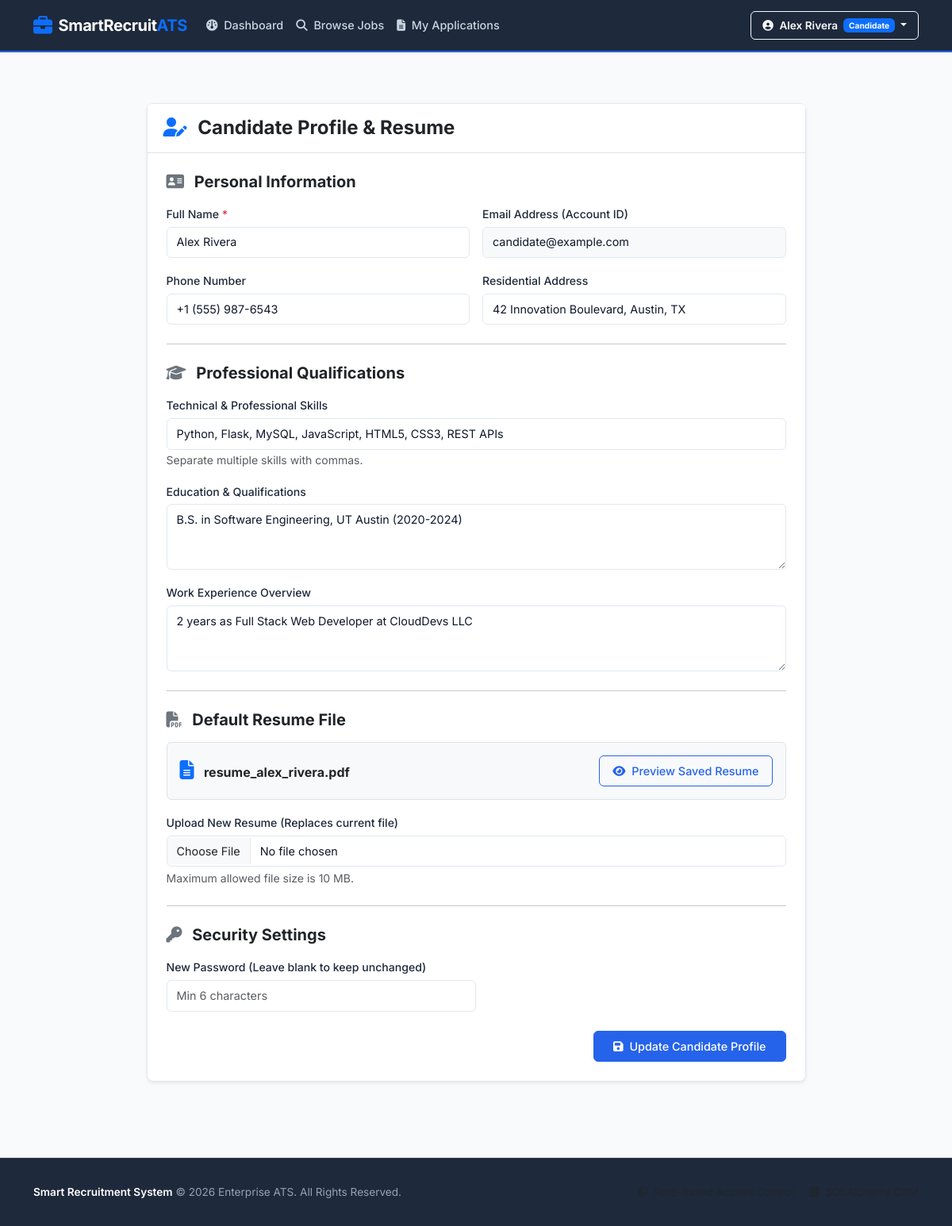
/candidate/profile (signed in), run on the app's committed database.
### models.py (models this page shows, shortened)
class User(UserMixin, db.Model):
    __tablename__ = 'users'
    id = db.Column(db.Integer, primary_key=True)
    full_name = db.Column(db.String(120), nullable=False)
    email = db.Column(db.String(120), unique=True, nullable=False, index=True)
    password_hash = db.Column(db.String(256), nullable=False)
    role = db.Column(db.String(20), nullable=False)  # 'recruiter' or 'candidate'
    company_name = db.Column(db.String(200), nullable=True)
    company_description = db.Column(db.Text, nullable=True)
    company_location = db.Column(db.String(200), nullable=True)
    company_website = db.Column(db.String(300), nullable=True)
    phone = db.Column(db.String(20), nullable=True)
    address = db.Column(db.String(255), nullable=True)
    skills = db.Column(db.Text, nullable=True)
    education = db.Column(db.Text, nullable=True)
    experience = db.Column(db.Text, nullable=True)
    resume_path = db.Column(db.String(255), nullable=True)
    created_at = db.Column(db.DateTime, default=datetime.utcnow)
    posted_jobs = db.relationship('Job', backref='recruiter', lazy=True, cascade="all, delete-orphan")
    applications = db.relationship('Application', backref='candidate', lazy=True, cascade="all, delete-orphan")
    @property
    def is_recruiter(self):
        return self.role == 'recruiter'
    @property
    def is_candidate(self):
        return self.role == 'candidate'

### routes.py (the view, shortened to what this page needs)
@main.route('/candidate/profile', methods=['GET', 'POST'])
@candidate_required
def candidate_profile():
    return render_template('candidate/profile.html')

### app.py (called while the page is built)
def create_app():
    app = Flask(__name__)
    app.config.from_object(Config)
    os.makedirs(app.config['UPLOAD_FOLDER'], exist_ok=True)
    db.init_app(app)
    login_manager = LoginManager()
    login_manager.login_view = 'main.login'
    login_manager.login_message = 'Please log in to access this page.'
    login_manager.login_message_category = 'warning'
    login_manager.init_app(app)
    @login_manager.user_loader
    def load_user(user_id):
        return User.query.get(int(user_id))
    app.register_blueprint(main_blueprint)
    @app.errorhandler(404)
    def page_not_found(e):
        return render_template('base.html', page_error="404 Page Not Found"), 404
    @app.errorhandler(500)
    def internal_server_error(e):
        return render_template('base.html', page_error="500 Internal Server Error"), 500
    with app.app_context():
        db.create_all()
    return app

### routes.py (called while the page is built)
def candidate_required(f):
    @wraps(f)
    @login_required
    def decorated_function(*args, **kwargs):
        if not current_user.is_candidate:
            flash('Access denied. Candidate privileges required.', 'danger')
            return redirect(url_for('main.dashboard_redirect'))
        return f(*args, **kwargs)
    return decorated_function

### templates/candidate/profile.html (shortened to what this page needs)
{% extends "base.html" %}
{% block content %}
<div class="container py-4">
  <div class="row justify-content-center">
    <div class="col-lg-9">
      <div class="card card-corporate shadow-sm">
        <div class="card-header bg-white py-3 border-bottom">
          <h4 class="fw-bold mb-0 text-dark"><i class="fa-solid fa-user-pen text-primary me-2"></i> Candidate Profile & Resume</h4>
        </div>
        <div class="card-body p-4">
          <form method="POST" action="{{ url_for('main.candidate_profile') }}" enctype="multipart/form-data">
            <h5 class="fw-bold text-dark mb-3"><i class="fa-solid fa-address-card text-secondary me-2"></i> Personal Information</h5>
            <div class="row g-3 mb-3">
              <div class="col-md-6">
                <label for="full_name" class="form-label">Full Name <span class="text-danger">*</span></label>
                <input type="text" class="form-control" id="full_name" name="full_name" value="{{ current_user.full_name }}" required>
              </div>
              <div class="col-md-6">
                <label for="email" class="form-label">Email Address (Account ID)</label>
                <input type="email" class="form-control bg-light" id="email" value="{{ current_user.email }}" readonly disabled>
              </div>
            </div>
            <div class="row g-3 mb-3">
              <div class="col-md-6">
                <label for="phone" class="form-label">Phone Number</label>
                <input type="text" class="form-control" id="phone" name="phone" value="{{ current_user.phone or '' }}" placeholder="+1 (555) 000-0000">
              </div>
              <div class="col-md-6">
                <label for="address" class="form-label">Residential Address</label>
                <input type="text" class="form-control" id="address" name="address" value="{{ current_user.address or '' }}" placeholder="City, State, Country">
              </div>
            </div>
            <hr class="my-4">
            <h5 class="fw-bold text-dark mb-3"><i class="fa-solid fa-graduation-cap text-secondary me-2"></i> Professional Qualifications</h5>
            <div class="mb-3">
              <label for="skills" class="form-label">Technical & Professional Skills</label>
              <input type="text" class="form-control" id="skills" name="skills" value="{{ current_user.skills or '' }}" placeholder="e.g. Python, SQL, Project Management, Data Analysis">
              <small class="text-muted">Separate multiple skills with commas.</small>
            </div>
            <div class="mb-3">
              <label for="education" class="form-label">Education & Qualifications</label>
              <textarea class="form-control" id="education" name="education" rows="3" placeholder="e.g. B.S. in Computer Science, University of Technology (2020-2024)...">{{ current_user.education or '' }}</textarea>
            </div>
            <div class="mb-4">
              <label for="experience" class="form-label">Work Experience Overview</label>
              <textarea class="form-control" id="experience" name="experience" rows="3" placeholder="e.g. 2 years as Junior Software Developer at TechCorp...">{{ current_user.experience or '' }}</textarea>
            </div>
            <hr class="my-4">
            <h5 class="fw-bold text-dark mb-3"><i class="fa-solid fa-file-pdf text-secondary me-2"></i> Default Resume File</h5>
            <div class="mb-4">
              {% if current_user.resume_path %}
                <div class="p-3 bg-light rounded border mb-3 d-flex justify-content-between align-items-center">
                  <div>
                    <i class="fa-solid fa-file-lines text-primary fs-4 me-2"></i>
                    <span class="fw-bold text-dark">{{ current_user.resume_path }}</span>
                  </div>
                  <a href="{{ url_for('main.download_resume', filename=current_user.resume_path) }}" target="_blank" class="btn btn-sm btn-outline-primary">
                    <i class="fa-solid fa-eye me-1"></i> Preview Saved Resume
                  </a>
                </div>
              {% endif %}
              <label for="resume" class="form-label">{% if current_user.resume_path %}Upload New Resume (Replaces current file){% else %}Upload Resume (PDF, DOC, DOCX){% endif %}</label>
              <input type="file" class="form-control" id="resume" name="resume" accept=".pdf,.doc,.docx">
              <small class="text-muted mt-1 d-block">Maximum allowed file size is 10 MB.</small>
            </div>
            <hr class="my-4">
            <h5 class="fw-bold text-dark mb-3"><i class="fa-solid fa-key text-secondary me-2"></i> Security Settings</h5>
            <div class="mb-4 col-md-6">
              <label for="new_password" class="form-label">New Password (Leave blank to keep unchanged)</label>
              <input type="password" class="form-control" id="new_password" name="new_password" placeholder="Min 6 characters" minlength="6">
            </div>
            <div class="d-flex justify-content-end">
              <button type="submit" class="btn btn-primary px-4"><i class="fa-solid fa-save me-1"></i> Update Candidate Profile</button>
            </div>
          </form>
        </div>
      </div>
    </div>
  </div>
</div>
{% endblock %}

### templates/base.html (shortened to what this page needs)
<!DOCTYPE html>
<html lang="en">
<head>
  <link href="https://cdn.jsdelivr.net/npm/bootstrap@5.3.3/dist/css/bootstrap.min.css" rel="stylesheet">
  <link rel="stylesheet" href="https://cdnjs.cloudflare.com/ajax/libs/font-awesome/6.5.1/css/all.min.css">
  <link rel="stylesheet" href="{{ url_for('static', filename='css/custom.css') }}">
</head>
<body>
  <nav class="navbar navbar-expand-lg navbar-dark navbar-enterprise sticky-top">
    <div class="container">
      <a class="navbar-brand d-flex align-items-center gap-2" href="{{ url_for('main.home') }}">
        <i class="fa-solid fa-briefcase text-primary fs-4"></i>
        <span>SmartRecruit<span class="text-primary">ATS</span></span>
      </a>
      <div class="collapse navbar-collapse" id="enterpriseNavbar">
        <ul class="navbar-nav me-auto mb-2 mb-lg-0">
          {% if current_user.is_authenticated %}
            {% if current_user.is_recruiter %}
              <li class="nav-item">
                <a class="nav-link {% if request.endpoint == 'main.recruiter_dashboard' %}active{% endif %}" href="{{ url_for('main.recruiter_dashboard') }}">
                  <i class="fa-solid fa-chart-line me-1"></i> Dashboard
                </a>
              </li>
              <li class="nav-item">
                <a class="nav-link {% if request.endpoint == 'main.post_job' %}active{% endif %}" href="{{ url_for('main.post_job') }}">
                  <i class="fa-solid fa-plus-circle me-1"></i> Post Job
                </a>
              </li>
              <li class="nav-item">
                <a class="nav-link {% if request.endpoint == 'main.manage_jobs' %}active{% endif %}" href="{{ url_for('main.manage_jobs') }}">
                  <i class="fa-solid fa-list-check me-1"></i> Manage Jobs
                </a>
              </li>
              <li class="nav-item">
                <a class="nav-link {% if request.endpoint == 'main.view_applications' %}active{% endif %}" href="{{ url_for('main.view_applications') }}">
                  <i class="fa-solid fa-users-viewfinder me-1"></i> Applications
                </a>
              </li>
            {% elif current_user.is_candidate %}
              <li class="nav-item">
                <a class="nav-link {% if request.endpoint == 'main.candidate_dashboard' %}active{% endif %}" href="{{ url_for('main.candidate_dashboard') }}">
                  <i class="fa-solid fa-gauge me-1"></i> Dashboard
                </a>
              </li>
              <li class="nav-item">
                <a class="nav-link {% if request.endpoint == 'main.browse_jobs' %}active{% endif %}" href="{{ url_for('main.browse_jobs') }}">
                  <i class="fa-solid fa-magnifying-glass me-1"></i> Browse Jobs
                </a>
              </li>
              <li class="nav-item">
                <a class="nav-link {% if request.endpoint == 'main.my_applications' %}active{% endif %}" href="{{ url_for('main.my_applications') }}">
                  <i class="fa-solid fa-file-lines me-1"></i> My Applications
                </a>
              </li>
            {% endif %}
          {% else %}
            <li class="nav-item">
              <a class="nav-link {% if request.endpoint == 'main.home' %}active{% endif %}" href="{{ url_for('main.home') }}">
                <i class="fa-solid fa-house me-1"></i> Home
              </a>
            </li>
          {% endif %}
        </ul>
        <div class="d-flex align-items-center gap-2">
          {% if current_user.is_authenticated %}
            <div class="dropdown">
              <button class="btn btn-outline-light dropdown-toggle btn-nav-action" type="button" id="userMenuBtn" data-bs-toggle="dropdown" aria-expanded="false">
                <i class="fa-solid fa-circle-user me-1"></i> {{ current_user.full_name }}
                <span class="badge bg-primary text-white ms-1 text-capitalize">{{ current_user.role }}</span>
              </button>
            </div>
          {% endif %}
        </div>
      </div>
    </div>
  </nav>
  <main class="content-wrapper">
    {% block content %}{% endblock %}
  </main>
  <footer class="footer-enterprise">
    <div class="container">
      <div class="row align-items-center">
        <div class="col-md-6 text-center text-md-start mb-2 mb-md-0">
          <span class="fw-semibold text-white">Smart Recruitment System</span> &copy; 2026 Enterprise ATS. All Rights Reserved.
        </div>
        <div class="col-md-6 text-center text-md-end">
          <span class="text-muted me-3"><i class="fa-solid fa-shield-halved me-1"></i> Role-Based Access Control</span>
          <span class="text-muted"><i class="fa-solid fa-database me-1"></i> SQLAlchemy ORM</span>
        </div>
      </div>
    </div>
  </footer>
</body>
</html>

### static/css/custom.css (style rules this page uses)
:root { --primary-color: #2563EB; --primary-hover: #1D4ED8; --secondary-color: #1E293B; --secondary-hover: #0F172A; --success-color: #16A34A; --warning-color: #F59E0B; --danger-color: #DC2626; --info-color: #3B82F6; --bg-light: #F8FAFC; --card-bg: #FFFFFF; --border-color: #E2E8F0; --text-dark: #0F172A; --text-muted: #64748B; --text-light: #94A3B8; --font-family: 'Inter', -apple-system, BlinkMacSystemFont, 'Segoe UI', Roboto, sans-serif; --border-radius-sm: 4px; --border-radius: 6px; --border-radius-lg: 8px; }
body { font-family: var(--font-family); background-color: var(--bg-light); color: var(--text-dark); min-height: 100vh; display: flex; flex-direction: column; -webkit-font-smoothing: antialiased; }
main.content-wrapper { flex: 1 0 auto; padding-top: 1.5rem; padding-bottom: 3rem; }
.navbar-enterprise { background-color: var(--secondary-color); border-bottom: 2px solid var(--primary-color); padding: 0.75rem 1rem; }
.navbar-enterprise .navbar-brand { font-weight: 700; font-size: 1.25rem; color: #FFFFFF !important; letter-spacing: -0.02em; }
.navbar-enterprise .navbar-brand i { color: var(--primary-color); }
.navbar-enterprise .nav-link { color: #CBD5E1 !important; font-weight: 500; font-size: 0.9rem; padding: 0.5rem 0.85rem; transition: color 0.15s ease-in-out; }
.navbar-enterprise .btn-nav-action { font-size: 0.85rem; font-weight: 600; border-radius: var(--border-radius); padding: 0.4rem 0.9rem; }
.btn { border-radius: var(--border-radius); font-weight: 500; font-size: 0.9rem; padding: 0.5rem 1rem; transition: all 0.15s ease; }
.btn-primary { background-color: var(--primary-color); border-color: var(--primary-color); color: #FFFFFF; }
.btn-outline-primary { color: var(--primary-color); border-color: var(--primary-color); }
.card-corporate { background: var(--card-bg); border: 1px solid var(--border-color); border-radius: var(--border-radius-lg); box-shadow: 0 1px 3px rgba(0, 0, 0, 0.05); margin-bottom: 1.5rem; }
.card-corporate .card-header { background-color: #FFFFFF; border-bottom: 1px solid var(--border-color); padding: 1rem 1.25rem; font-weight: 600; color: var(--secondary-color); }
.card-corporate .card-body { padding: 1.25rem; }
.form-label { font-weight: 500; font-size: 0.88rem; color: var(--secondary-color); margin-bottom: 0.35rem; }
.form-control, .form-select { border: 1px solid var(--border-color); border-radius: var(--border-radius); padding: 0.5rem 0.75rem; font-size: 0.9rem; color: var(--text-dark); background-color: #FFFFFF; }
footer.footer-enterprise { background-color: var(--secondary-color); color: #94A3B8; padding: 2rem 0; border-top: 1px solid #334155; font-size: 0.85rem; margin-top: auto; }

### data on the page
User: full_name "Alex Rivera", role "Candidate", email "candidate@example.com", phone "+1 (555) 987-6543", address "42 Innovation Boulevard, Austin, TX", skills "Python, Flask, MySQL, JavaScript, HTML5, CSS3, REST APIs", education "B.S. in Software Engineering, UT Austin (2020-2024)", experience "2 years as Full Stack Web Developer at CloudDevs LLC", resume_path "resume_alex_rivera.pdf"
